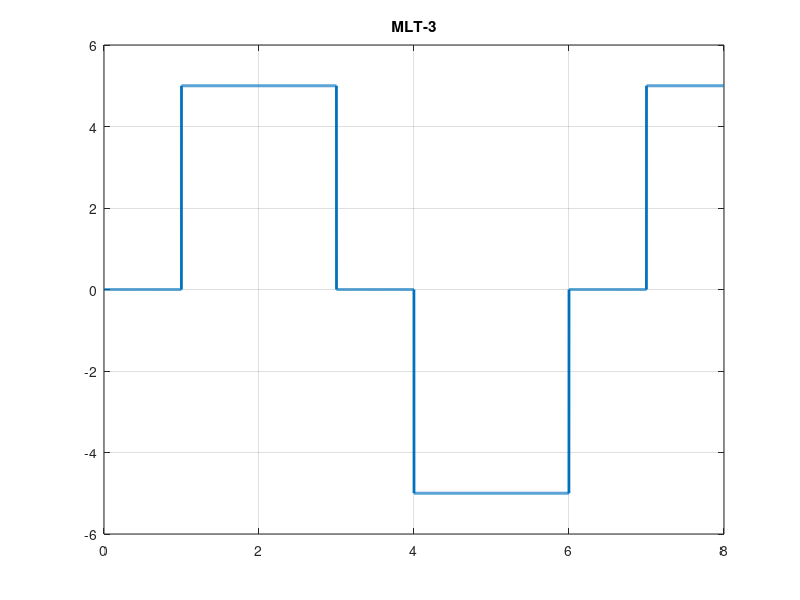

MATLAB code for this plot:
clc;
close all;
clear all;

bits = [0 1 0 1 1 0 1 1];
bitrate = 1;
n = 1000;
T = length(bits)/bitrate;
N = length(bits)*n;
dt = T/N;
t = 0:dt:T-dt;
lastLevel = 0;
lastNonZero = -5;
x = zeros(1, length(t));

for i=1:length(bits)
    if (bits(i) == 0)
        x(((i-1)*n)+1 : i*n) = lastLevel;
    else
        if( lastLevel == 0)
            lastNonZero = lastNonZero * (-1);
            x(((i-1)*n)+1 : i*n) = lastNonZero;
            lastLevel = lastNonZero;
        else
            lastLevel = 0;
        end    
    end
end
plot(t,x, 'Linewidth', 2);
grid on;
title('MLT-3');

%decoding
y = ones(1, length(x)/n);
lastLevel = 0;
lastNonZero = -5;

for i=1:length(y)
    if(x((i-1)*n+1) == lastLevel)
        y(i) = 0;
    else
        lastLevel = x((i-1)*n+1);
    end
end

disp(y);

